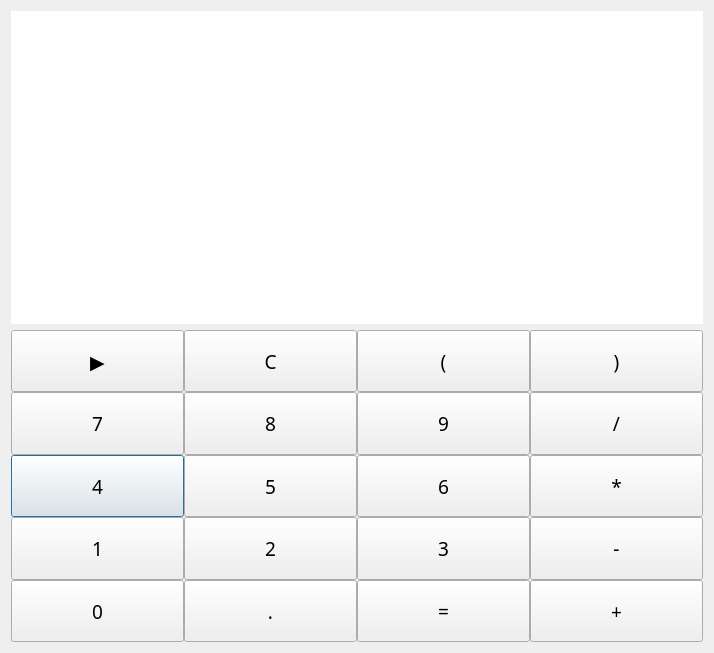
<?xml version="1.0" encoding="UTF-8"?>
<ui version="4.0">
 <class>Dialog</class>
 <widget class="QDialog" name="Dialog">
  <property name="geometry">
   <rect>
    <x>0</x>
    <y>0</y>
    <width>714</width>
    <height>653</height>
   </rect>
  </property>
  <property name="windowTitle">
   <string>Dialog</string>
  </property>
  <layout class="QGridLayout" name="gridLayout">
   <item row="0" column="0">
    <layout class="QVBoxLayout" name="verticalLayout">
     <property name="spacing">
      <number>0</number>
     </property>
     <item>
      <widget class="QLineEdit" name="lineEdit_2">
       <property name="sizePolicy">
        <sizepolicy hsizetype="Minimum" vsizetype="Minimum">
         <horstretch>0</horstretch>
         <verstretch>0</verstretch>
        </sizepolicy>
       </property>
       <property name="font">
        <font>
         <family>Old English Text MT</family>
         <pointsize>28</pointsize>
        </font>
       </property>
       <property name="text">
        <string/>
       </property>
       <property name="frame">
        <bool>false</bool>
       </property>
       <property name="readOnly">
        <bool>true</bool>
       </property>
      </widget>
     </item>
     <item>
      <widget class="QLineEdit" name="lineEdit_1">
       <property name="sizePolicy">
        <sizepolicy hsizetype="Minimum" vsizetype="Minimum">
         <horstretch>0</horstretch>
         <verstretch>0</verstretch>
        </sizepolicy>
       </property>
       <property name="font">
        <font>
         <family>Wingdings</family>
         <pointsize>28</pointsize>
        </font>
       </property>
       <property name="tabletTracking">
        <bool>false</bool>
       </property>
       <property name="autoFillBackground">
        <bool>false</bool>
       </property>
       <property name="text">
        <string/>
       </property>
       <property name="frame">
        <bool>false</bool>
       </property>
       <property name="alignment">
        <set>Qt::AlignJustify|Qt::AlignTop</set>
       </property>
       <property name="dragEnabled">
        <bool>false</bool>
       </property>
       <property name="readOnly">
        <bool>true</bool>
       </property>
      </widget>
     </item>
    </layout>
   </item>
   <item row="1" column="0">
    <layout class="QGridLayout" name="gridLayout_2">
     <property name="spacing">
      <number>0</number>
     </property>
     <item row="2" column="0">
      <widget class="QPushButton" name="pushButton_9">
       <property name="sizePolicy">
        <sizepolicy hsizetype="Minimum" vsizetype="Minimum">
         <horstretch>0</horstretch>
         <verstretch>0</verstretch>
        </sizepolicy>
       </property>
       <property name="font">
        <font>
         <family>휴먼모음T</family>
         <pointsize>14</pointsize>
        </font>
       </property>
       <property name="autoFillBackground">
        <bool>false</bool>
       </property>
       <property name="text">
        <string>4</string>
       </property>
       <property name="checkable">
        <bool>false</bool>
       </property>
       <property name="flat">
        <bool>false</bool>
       </property>
      </widget>
     </item>
     <item row="2" column="3">
      <widget class="QPushButton" name="pushButton_12">
       <property name="sizePolicy">
        <sizepolicy hsizetype="Minimum" vsizetype="Minimum">
         <horstretch>0</horstretch>
         <verstretch>0</verstretch>
        </sizepolicy>
       </property>
       <property name="font">
        <font>
         <family>휴먼모음T</family>
         <pointsize>14</pointsize>
        </font>
       </property>
       <property name="autoFillBackground">
        <bool>false</bool>
       </property>
       <property name="text">
        <string>*</string>
       </property>
       <property name="checkable">
        <bool>false</bool>
       </property>
       <property name="flat">
        <bool>false</bool>
       </property>
      </widget>
     </item>
     <item row="2" column="1">
      <widget class="QPushButton" name="pushButton_10">
       <property name="sizePolicy">
        <sizepolicy hsizetype="Minimum" vsizetype="Minimum">
         <horstretch>0</horstretch>
         <verstretch>0</verstretch>
        </sizepolicy>
       </property>
       <property name="font">
        <font>
         <family>휴먼모음T</family>
         <pointsize>14</pointsize>
        </font>
       </property>
       <property name="autoFillBackground">
        <bool>false</bool>
       </property>
       <property name="text">
        <string>5</string>
       </property>
       <property name="checkable">
        <bool>false</bool>
       </property>
       <property name="flat">
        <bool>false</bool>
       </property>
      </widget>
     </item>
     <item row="0" column="2">
      <widget class="QPushButton" name="pushButton_3">
       <property name="sizePolicy">
        <sizepolicy hsizetype="Minimum" vsizetype="Minimum">
         <horstretch>0</horstretch>
         <verstretch>0</verstretch>
        </sizepolicy>
       </property>
       <property name="font">
        <font>
         <family>휴먼모음T</family>
         <pointsize>14</pointsize>
        </font>
       </property>
       <property name="autoFillBackground">
        <bool>false</bool>
       </property>
       <property name="text">
        <string>(</string>
       </property>
       <property name="checkable">
        <bool>false</bool>
       </property>
       <property name="flat">
        <bool>false</bool>
       </property>
      </widget>
     </item>
     <item row="1" column="2">
      <widget class="QPushButton" name="pushButton_7">
       <property name="sizePolicy">
        <sizepolicy hsizetype="Minimum" vsizetype="Minimum">
         <horstretch>0</horstretch>
         <verstretch>0</verstretch>
        </sizepolicy>
       </property>
       <property name="font">
        <font>
         <family>휴먼모음T</family>
         <pointsize>14</pointsize>
        </font>
       </property>
       <property name="autoFillBackground">
        <bool>false</bool>
       </property>
       <property name="text">
        <string>9</string>
       </property>
       <property name="checkable">
        <bool>false</bool>
       </property>
       <property name="flat">
        <bool>false</bool>
       </property>
      </widget>
     </item>
     <item row="2" column="2">
      <widget class="QPushButton" name="pushButton_11">
       <property name="sizePolicy">
        <sizepolicy hsizetype="Minimum" vsizetype="Minimum">
         <horstretch>0</horstretch>
         <verstretch>0</verstretch>
        </sizepolicy>
       </property>
       <property name="font">
        <font>
         <family>휴먼모음T</family>
         <pointsize>14</pointsize>
        </font>
       </property>
       <property name="autoFillBackground">
        <bool>false</bool>
       </property>
       <property name="text">
        <string>6</string>
       </property>
       <property name="checkable">
        <bool>false</bool>
       </property>
       <property name="flat">
        <bool>false</bool>
       </property>
      </widget>
     </item>
     <item row="0" column="0">
      <widget class="QPushButton" name="pushButton_1">
       <property name="sizePolicy">
        <sizepolicy hsizetype="Minimum" vsizetype="Minimum">
         <horstretch>0</horstretch>
         <verstretch>0</verstretch>
        </sizepolicy>
       </property>
       <property name="font">
        <font>
         <family>휴먼모음T</family>
         <pointsize>14</pointsize>
        </font>
       </property>
       <property name="autoFillBackground">
        <bool>false</bool>
       </property>
       <property name="text">
        <string>▶</string>
       </property>
       <property name="shortcut">
        <string/>
       </property>
       <property name="checkable">
        <bool>false</bool>
       </property>
       <property name="flat">
        <bool>false</bool>
       </property>
      </widget>
     </item>
     <item row="1" column="0">
      <widget class="QPushButton" name="pushButton_5">
       <property name="sizePolicy">
        <sizepolicy hsizetype="Minimum" vsizetype="Minimum">
         <horstretch>0</horstretch>
         <verstretch>0</verstretch>
        </sizepolicy>
       </property>
       <property name="font">
        <font>
         <family>휴먼모음T</family>
         <pointsize>14</pointsize>
        </font>
       </property>
       <property name="autoFillBackground">
        <bool>false</bool>
       </property>
       <property name="text">
        <string>7</string>
       </property>
       <property name="checkable">
        <bool>false</bool>
       </property>
       <property name="flat">
        <bool>false</bool>
       </property>
      </widget>
     </item>
     <item row="3" column="3">
      <widget class="QPushButton" name="pushButton_16">
       <property name="sizePolicy">
        <sizepolicy hsizetype="Minimum" vsizetype="Minimum">
         <horstretch>0</horstretch>
         <verstretch>0</verstretch>
        </sizepolicy>
       </property>
       <property name="font">
        <font>
         <family>휴먼모음T</family>
         <pointsize>14</pointsize>
        </font>
       </property>
       <property name="autoFillBackground">
        <bool>false</bool>
       </property>
       <property name="text">
        <string>-</string>
       </property>
       <property name="checkable">
        <bool>false</bool>
       </property>
       <property name="flat">
        <bool>false</bool>
       </property>
      </widget>
     </item>
     <item row="3" column="0">
      <widget class="QPushButton" name="pushButton_13">
       <property name="sizePolicy">
        <sizepolicy hsizetype="Minimum" vsizetype="Minimum">
         <horstretch>0</horstretch>
         <verstretch>0</verstretch>
        </sizepolicy>
       </property>
       <property name="font">
        <font>
         <family>휴먼모음T</family>
         <pointsize>14</pointsize>
        </font>
       </property>
       <property name="autoFillBackground">
        <bool>false</bool>
       </property>
       <property name="text">
        <string>1</string>
       </property>
       <property name="checkable">
        <bool>false</bool>
       </property>
       <property name="flat">
        <bool>false</bool>
       </property>
      </widget>
     </item>
     <item row="3" column="2">
      <widget class="QPushButton" name="pushButton_15">
       <property name="sizePolicy">
        <sizepolicy hsizetype="Minimum" vsizetype="Minimum">
         <horstretch>0</horstretch>
         <verstretch>0</verstretch>
        </sizepolicy>
       </property>
       <property name="font">
        <font>
         <family>휴먼모음T</family>
         <pointsize>14</pointsize>
        </font>
       </property>
       <property name="autoFillBackground">
        <bool>false</bool>
       </property>
       <property name="text">
        <string>3</string>
       </property>
       <property name="checkable">
        <bool>false</bool>
       </property>
       <property name="flat">
        <bool>false</bool>
       </property>
      </widget>
     </item>
     <item row="3" column="1">
      <widget class="QPushButton" name="pushButton_14">
       <property name="sizePolicy">
        <sizepolicy hsizetype="Minimum" vsizetype="Minimum">
         <horstretch>0</horstretch>
         <verstretch>0</verstretch>
        </sizepolicy>
       </property>
       <property name="font">
        <font>
         <family>휴먼모음T</family>
         <pointsize>14</pointsize>
        </font>
       </property>
       <property name="autoFillBackground">
        <bool>false</bool>
       </property>
       <property name="text">
        <string>2</string>
       </property>
       <property name="checkable">
        <bool>false</bool>
       </property>
       <property name="flat">
        <bool>false</bool>
       </property>
      </widget>
     </item>
     <item row="0" column="1">
      <widget class="QPushButton" name="pushButton_2">
       <property name="sizePolicy">
        <sizepolicy hsizetype="Minimum" vsizetype="Minimum">
         <horstretch>0</horstretch>
         <verstretch>0</verstretch>
        </sizepolicy>
       </property>
       <property name="font">
        <font>
         <family>휴먼모음T</family>
         <pointsize>14</pointsize>
        </font>
       </property>
       <property name="autoFillBackground">
        <bool>false</bool>
       </property>
       <property name="text">
        <string>C</string>
       </property>
       <property name="checkable">
        <bool>false</bool>
       </property>
       <property name="flat">
        <bool>false</bool>
       </property>
      </widget>
     </item>
     <item row="1" column="1">
      <widget class="QPushButton" name="pushButton_6">
       <property name="sizePolicy">
        <sizepolicy hsizetype="Minimum" vsizetype="Minimum">
         <horstretch>0</horstretch>
         <verstretch>0</verstretch>
        </sizepolicy>
       </property>
       <property name="font">
        <font>
         <family>휴먼모음T</family>
         <pointsize>14</pointsize>
        </font>
       </property>
       <property name="autoFillBackground">
        <bool>false</bool>
       </property>
       <property name="text">
        <string>8</string>
       </property>
       <property name="checkable">
        <bool>false</bool>
       </property>
       <property name="flat">
        <bool>false</bool>
       </property>
      </widget>
     </item>
     <item row="0" column="3">
      <widget class="QPushButton" name="pushButton_4">
       <property name="sizePolicy">
        <sizepolicy hsizetype="Minimum" vsizetype="Minimum">
         <horstretch>0</horstretch>
         <verstretch>0</verstretch>
        </sizepolicy>
       </property>
       <property name="font">
        <font>
         <family>휴먼모음T</family>
         <pointsize>14</pointsize>
        </font>
       </property>
       <property name="autoFillBackground">
        <bool>false</bool>
       </property>
       <property name="text">
        <string>)</string>
       </property>
       <property name="checkable">
        <bool>false</bool>
       </property>
       <property name="flat">
        <bool>false</bool>
       </property>
      </widget>
     </item>
     <item row="1" column="3">
      <widget class="QPushButton" name="pushButton_8">
       <property name="sizePolicy">
        <sizepolicy hsizetype="Minimum" vsizetype="Minimum">
         <horstretch>0</horstretch>
         <verstretch>0</verstretch>
        </sizepolicy>
       </property>
       <property name="font">
        <font>
         <family>휴먼모음T</family>
         <pointsize>14</pointsize>
        </font>
       </property>
       <property name="autoFillBackground">
        <bool>false</bool>
       </property>
       <property name="text">
        <string>/</string>
       </property>
       <property name="checkable">
        <bool>false</bool>
       </property>
       <property name="flat">
        <bool>false</bool>
       </property>
      </widget>
     </item>
     <item row="4" column="0">
      <widget class="QPushButton" name="pushButton_17">
       <property name="sizePolicy">
        <sizepolicy hsizetype="Minimum" vsizetype="Minimum">
         <horstretch>0</horstretch>
         <verstretch>0</verstretch>
        </sizepolicy>
       </property>
       <property name="font">
        <font>
         <family>휴먼모음T</family>
         <pointsize>14</pointsize>
        </font>
       </property>
       <property name="autoFillBackground">
        <bool>false</bool>
       </property>
       <property name="text">
        <string>0</string>
       </property>
       <property name="checkable">
        <bool>false</bool>
       </property>
       <property name="flat">
        <bool>false</bool>
       </property>
      </widget>
     </item>
     <item row="4" column="1">
      <widget class="QPushButton" name="pushButton_18">
       <property name="sizePolicy">
        <sizepolicy hsizetype="Minimum" vsizetype="Minimum">
         <horstretch>0</horstretch>
         <verstretch>0</verstretch>
        </sizepolicy>
       </property>
       <property name="font">
        <font>
         <family>휴먼모음T</family>
         <pointsize>14</pointsize>
        </font>
       </property>
       <property name="autoFillBackground">
        <bool>false</bool>
       </property>
       <property name="text">
        <string>.</string>
       </property>
       <property name="checkable">
        <bool>false</bool>
       </property>
       <property name="flat">
        <bool>false</bool>
       </property>
      </widget>
     </item>
     <item row="4" column="2">
      <widget class="QPushButton" name="pushButton_19">
       <property name="sizePolicy">
        <sizepolicy hsizetype="Minimum" vsizetype="Minimum">
         <horstretch>0</horstretch>
         <verstretch>0</verstretch>
        </sizepolicy>
       </property>
       <property name="font">
        <font>
         <family>휴먼모음T</family>
         <pointsize>14</pointsize>
        </font>
       </property>
       <property name="autoFillBackground">
        <bool>false</bool>
       </property>
       <property name="text">
        <string>=</string>
       </property>
       <property name="checkable">
        <bool>false</bool>
       </property>
       <property name="flat">
        <bool>false</bool>
       </property>
      </widget>
     </item>
     <item row="4" column="3">
      <widget class="QPushButton" name="pushButton_20">
       <property name="sizePolicy">
        <sizepolicy hsizetype="Minimum" vsizetype="Minimum">
         <horstretch>0</horstretch>
         <verstretch>0</verstretch>
        </sizepolicy>
       </property>
       <property name="font">
        <font>
         <family>휴먼모음T</family>
         <pointsize>14</pointsize>
        </font>
       </property>
       <property name="autoFillBackground">
        <bool>false</bool>
       </property>
       <property name="text">
        <string>+</string>
       </property>
       <property name="checkable">
        <bool>false</bool>
       </property>
       <property name="flat">
        <bool>false</bool>
       </property>
      </widget>
     </item>
    </layout>
   </item>
  </layout>
 </widget>
 <resources/>
 <connections/>
</ui>
